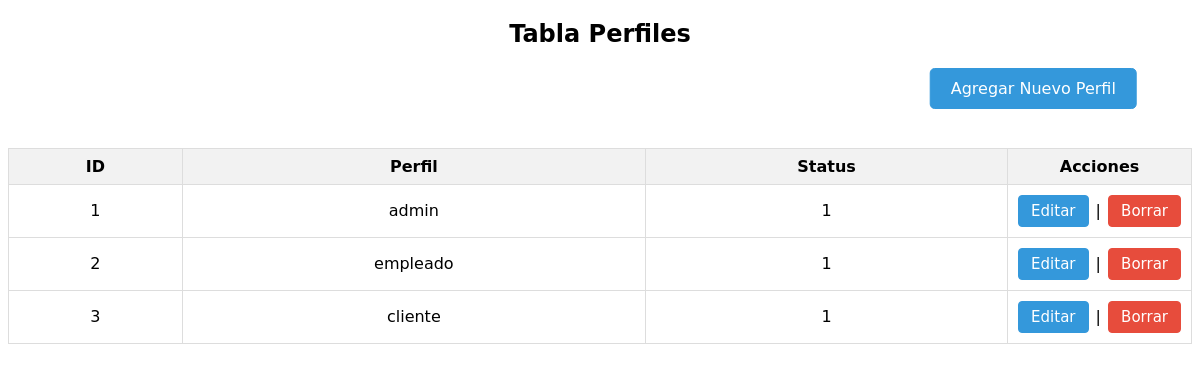
Page /ProyectoMetlife/perfiles.php on the committed database.
### tables this page shows
create table perfiles(
	id tinyint not null auto_increment,
	perfil varchar(20) not null unique,
	descripcion varchar(100),
	status boolean default true,
	created_at datetime,
	updated_at datetime null,
	deleted_at datetime null,
	primary key(id)
);

### ProyectoMetlife/perfiles.php (the view, shortened to what this page needs)
<?php
include 'conexion.php';
?>
<!DOCTYPE html>
<html lang="en">
<head>
</head>
<body>
<?php
function editarPerfil($perfil_id) {
    echo "<a class='edit-btn' href='editar_perfil.php?id=$perfil_id'>Editar</a>";
}
function borrarPerfil($perfil_id) {
    echo "<form method='post' action='borrar_perfil.php' style='display:inline;'>
            <input type='hidden' name='id' value='$perfil_id'>
            <input class='delete-btn' type='submit' value='Borrar' onclick='return confirm(\"¿Estás seguro de borrar este perfil?\")'>
          </form>";
}
$sql = "SELECT * FROM perfiles";
$result = $conn->query($sql);
echo "<h2>Tabla Perfiles</h2>";
echo "<a href='agregar_perfil.php' class='button-link'>Agregar Nuevo Perfil</a><br><br>";
echo "<table>
<tr>
<th>ID</th>
<th>Perfil</th>
<th>Status</th>
<th>Acciones</th>
</tr>";
while ($row = $result->fetch_assoc()) {
    echo "<tr>
    <td>{$row['id']}</td>
    <td>{$row['perfil']}</td>
    <td>{$row['status']}</td>
    <td class='actions'>";
    editarPerfil($row['id']);
    echo " | ";
    borrarPerfil($row['id']);
    echo "</td>
    </tr>";
}
echo "</table>";
?>
</body>
</html>

### ProyectoMetlife/perfiles.php (style rules this page uses)
body { font-family: "DejaVu Sans"; }
table { width: 100%; border-collapse: collapse; margin-top: 20px; }
th, td { border: 1px solid #dddddd; text-align: center; padding: 8px; }
th { background-color: #f2f2f2; }
.actions { white-space: nowrap; width: 1%; }
.edit-btn { display: inline-block; padding: 6px 12px; margin: 2px; font-family: "DejaVu Sans"; text-decoration: none; background-color: #3498db; color: #ffffff; border: 1px solid #3498db; border-radius: 4px; cursor: pointer; font-size: 15px; }
.delete-btn { background-color: #e74c3c; border: 1px solid #e74c3c; font-family: "DejaVu Sans"; display: inline-block; padding: 6px 12px; margin: 2px; text-decoration: none; color: #ffffff; border-radius: 4px; font-size: 15px; }
h2 { text-align: center; }
.button-link { display: inline-block; padding: 10px 20px; font-size: 16px; text-align: center; text-decoration: none; background-color: #3498db; color: white; border: 1px solid #3498db; border-radius: 5px; cursor: pointer; transition: background-color 0.3s ease; transform: translate(445%, 0%); }

### rows in the picture
perfiles: id "1", perfil "admin", status "1"
perfiles: id "2", perfil "empleado", status "1"
perfiles: id "3", perfil "cliente", status "1"
